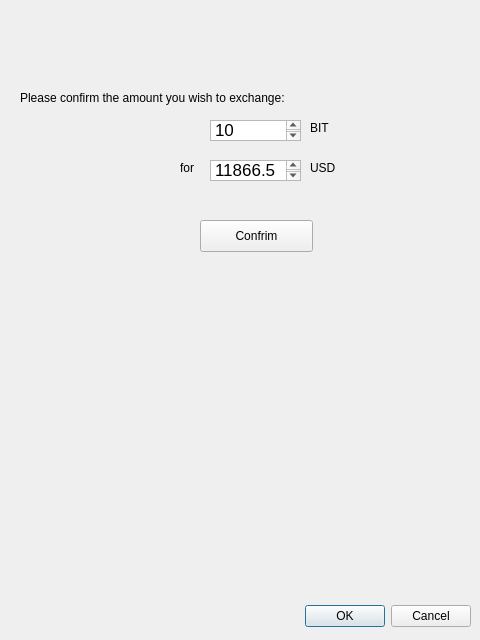
<?xml version="1.0" encoding="UTF-8"?>
<ui version="4.0">
 <class>Dialog</class>
 <widget class="QDialog" name="Dialog">
  <property name="geometry">
   <rect>
    <x>0</x>
    <y>0</y>
    <width>480</width>
    <height>640</height>
   </rect>
  </property>
  <property name="windowTitle">
   <string>Dialog</string>
  </property>
  <widget class="QDialogButtonBox" name="buttonBox">
   <property name="geometry">
    <rect>
     <x>10</x>
     <y>600</y>
     <width>461</width>
     <height>32</height>
    </rect>
   </property>
   <property name="orientation">
    <enum>Qt::Horizontal</enum>
   </property>
   <property name="standardButtons">
    <set>QDialogButtonBox::Cancel|QDialogButtonBox::Ok</set>
   </property>
  </widget>
  <widget class="QLabel" name="label_3">
   <property name="geometry">
    <rect>
     <x>190</x>
     <y>170</y>
     <width>60</width>
     <height>16</height>
    </rect>
   </property>
   <property name="text">
    <string/>
   </property>
  </widget>
  <widget class="QLabel" name="logpic">
   <property name="geometry">
    <rect>
     <x>280</x>
     <y>10</y>
     <width>181</width>
     <height>61</height>
    </rect>
   </property>
   <property name="text">
    <string/>
   </property>
   <property name="pixmap">
    <pixmap>../Desktop/Logo2.png</pixmap>
   </property>
   <property name="scaledContents">
    <bool>true</bool>
   </property>
  </widget>
  <widget class="QLabel" name="label">
   <property name="geometry">
    <rect>
     <x>20</x>
     <y>90</y>
     <width>311</width>
     <height>16</height>
    </rect>
   </property>
   <property name="text">
    <string>Please confirm the amount you wish to exchange:</string>
   </property>
  </widget>
  <widget class="QLabel" name="label_4">
   <property name="geometry">
    <rect>
     <x>180</x>
     <y>160</y>
     <width>31</width>
     <height>16</height>
    </rect>
   </property>
   <property name="text">
    <string>for</string>
   </property>
  </widget>
  <widget class="QTextEdit" name="textEdit">
   <property name="geometry">
    <rect>
     <x>210</x>
     <y>120</y>
     <width>91</width>
     <height>21</height>
    </rect>
   </property>
   <property name="whatsThis">
    <string>10000</string>
   </property>
   <property name="html">
    <string>&lt;!DOCTYPE HTML PUBLIC &quot;-//W3C//DTD HTML 4.0//EN&quot; &quot;http://www.w3.org/TR/REC-html40/strict.dtd&quot;&gt;
&lt;html&gt;&lt;head&gt;&lt;meta name=&quot;qrichtext&quot; content=&quot;1&quot; /&gt;&lt;style type=&quot;text/css&quot;&gt;
p, li { white-space: pre-wrap; }
&lt;/style&gt;&lt;/head&gt;&lt;body style=&quot; font-family:'.SF NS Text'; font-size:13pt; font-weight:400; font-style:normal;&quot;&gt;
&lt;p style=&quot; margin-top:0px; margin-bottom:0px; margin-left:0px; margin-right:0px; -qt-block-indent:0; text-indent:0px;&quot;&gt;10&lt;/p&gt;&lt;/body&gt;&lt;/html&gt;</string>
   </property>
  </widget>
  <widget class="QLabel" name="label_5">
   <property name="geometry">
    <rect>
     <x>310</x>
     <y>120</y>
     <width>60</width>
     <height>16</height>
    </rect>
   </property>
   <property name="text">
    <string>BIT</string>
   </property>
  </widget>
  <widget class="QTextEdit" name="textEdit_2">
   <property name="geometry">
    <rect>
     <x>210</x>
     <y>160</y>
     <width>91</width>
     <height>21</height>
    </rect>
   </property>
   <property name="html">
    <string>&lt;!DOCTYPE HTML PUBLIC &quot;-//W3C//DTD HTML 4.0//EN&quot; &quot;http://www.w3.org/TR/REC-html40/strict.dtd&quot;&gt;
&lt;html&gt;&lt;head&gt;&lt;meta name=&quot;qrichtext&quot; content=&quot;1&quot; /&gt;&lt;style type=&quot;text/css&quot;&gt;
p, li { white-space: pre-wrap; }
&lt;/style&gt;&lt;/head&gt;&lt;body style=&quot; font-family:'.SF NS Text'; font-size:13pt; font-weight:400; font-style:normal;&quot;&gt;
&lt;p style=&quot; margin-top:0px; margin-bottom:0px; margin-left:0px; margin-right:0px; -qt-block-indent:0; text-indent:0px;&quot;&gt;11866.51&lt;/p&gt;&lt;/body&gt;&lt;/html&gt;</string>
   </property>
  </widget>
  <widget class="QPushButton" name="pushButton">
   <property name="geometry">
    <rect>
     <x>200</x>
     <y>220</y>
     <width>113</width>
     <height>32</height>
    </rect>
   </property>
   <property name="text">
    <string>Confrim</string>
   </property>
  </widget>
  <widget class="QLabel" name="label_2">
   <property name="geometry">
    <rect>
     <x>310</x>
     <y>160</y>
     <width>60</width>
     <height>16</height>
    </rect>
   </property>
   <property name="text">
    <string>USD</string>
   </property>
  </widget>
 </widget>
 <resources/>
 <connections>
  <connection>
   <sender>buttonBox</sender>
   <signal>accepted()</signal>
   <receiver>Dialog</receiver>
   <slot>accept()</slot>
   <hints>
    <hint type="sourcelabel">
     <x>248</x>
     <y>254</y>
    </hint>
    <hint type="destinationlabel">
     <x>157</x>
     <y>274</y>
    </hint>
   </hints>
  </connection>
  <connection>
   <sender>buttonBox</sender>
   <signal>rejected()</signal>
   <receiver>Dialog</receiver>
   <slot>reject()</slot>
   <hints>
    <hint type="sourcelabel">
     <x>316</x>
     <y>260</y>
    </hint>
    <hint type="destinationlabel">
     <x>286</x>
     <y>274</y>
    </hint>
   </hints>
  </connection>
 </connections>
</ui>
